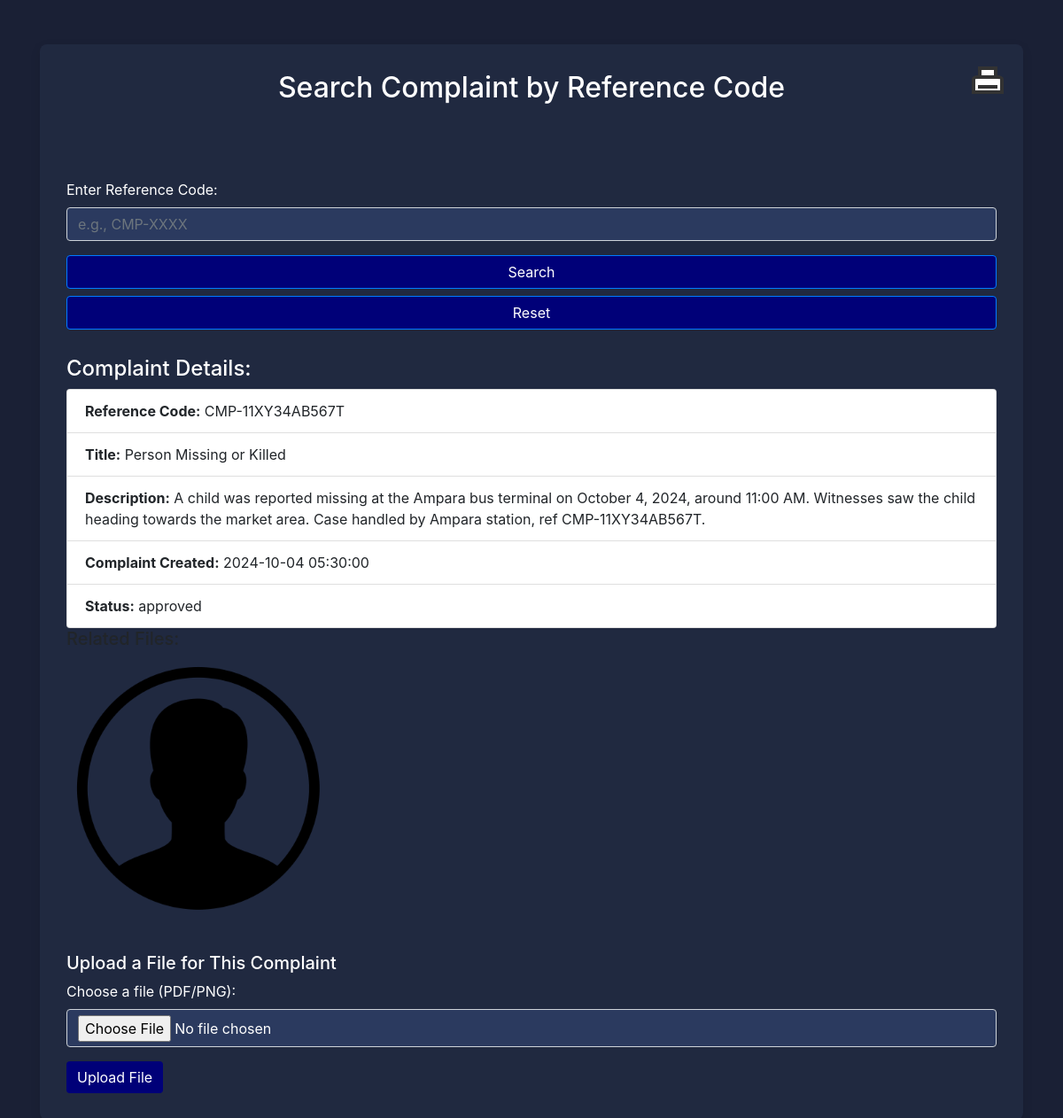
Screenshot of /dashboard/search.php?ref_code=CMP-11XY34AB567T with the database file from the repository.
### tables this page shows
CREATE TABLE `complaints` (
  `id` bigint(20) UNSIGNED NOT NULL,
  `subject` varchar(100) NOT NULL,
  `description` varchar(1000) NOT NULL,
  `dept_id` varchar(6) NOT NULL,
  `user_id` bigint(20) UNSIGNED NOT NULL,
  `status` enum('pending','approved','rejected','fixed') NOT NULL DEFAULT 'pending',
  `created_at` timestamp NULL DEFAULT NULL,
  `phone_number` varchar(15) DEFAULT NULL,
  `station_name` varchar(100) DEFAULT NULL,
  `gender` varchar(10) DEFAULT NULL,
  `address` varchar(200) DEFAULT NULL,
  `ref_code` varchar(20) NOT NULL,
  `file_path` varchar(255) DEFAULT NULL
);

### dashboard/search.php (the view, shortened to what this page needs)
<?php
include('../config/db.php');
$complaint = null;
$error = "";
$file_dir = null;
if (isset($_GET['ref_code'])) {
    $ref_code = mysqli_real_escape_string($conn, $_GET['ref_code']);
    $sql = "SELECT * FROM complaints WHERE ref_code = '$ref_code' LIMIT 1";
    $result = mysqli_query($conn, $sql);
    if (mysqli_num_rows($result) > 0) {
        $complaint = mysqli_fetch_assoc($result);
        $file_dir = 'uploads/' . $complaint['ref_code'] . '/';
    } else {
        $error = "No complaint found with reference code: " . $ref_code;
    }
}
?>
<!DOCTYPE html>
<html lang="en">
<head>
    <link href="https://stackpath.bootstrapcdn.com/bootstrap/4.5.2/css/bootstrap.min.css" rel="stylesheet">
</head>
<body>
    <div class="container">
        <div class="search-container">
            <h2 class="text-center mb-4" style="color: #fff;">Search Complaint by Reference Code</h2>
            <div class="prt">
                <button class="print-button" onclick="printSelectedArea()"><span class="print-icon"></span></button>
            </div>
            <form method="GET" action="search.php" class="search-form">
                <div class="form-group">
                    <label for="ref_code" style="color:#fff" ;>Enter Reference Code:</label>
                    <input type="text" class="form-control" name="ref_code" id="ref_code" placeholder="e.g., CMP-XXXX" required style="background-color: #2b3a5f;">
                </div>
                <button type="submit" class="btn btn-primary btn-block" style="background:#000078;">Search</button>
                <button type="reset" class="btn btn-primary btn-block" onclick="resetAndCleanURL()" style="background:#000078;">Reset</button>
            </form>
            <?php if ($complaint): ?>
                <div class="complaint-details " id="details">
                    <div class="printable-section">
                        <h4 style="color: #fff;">Complaint Details:</h4>
                        <ul class="list-group">
                            <li class="list-group-item"><strong>Reference Code:</strong> <?php echo $complaint['ref_code']; ?></li>
                            <li class="list-group-item"><strong>Title:</strong> <?php echo $complaint['subject']; ?></li>
                            <li class="list-group-item"><strong>Description:</strong> <?php echo $complaint['description']; ?></li>
                            <li class="list-group-item"><strong>Complaint Created:</strong> <?php echo $complaint['created_at']; ?></li>
                            <li class="list-group-item"><strong>Status:</strong> <?php echo $complaint['status']; ?></li>
                        </ul>
                        <?php if (is_dir($file_dir)): ?>
                            <div class="file-display">
                                <h5>Related Files:</h5>
                                <?php
                                $files = scandir($file_dir);
                                foreach ($files as $file) {
                                    if ($file !== '.' && $file !== '..') {
                                        $file_path = $file_dir . $file;
                                        $file_ext = strtolower(pathinfo($file_path, PATHINFO_EXTENSION));
                                        if ($file_ext === 'pdf') {
                                            echo '<iframe src="' . $file_path . '"></iframe>';
                                        }
                                        elseif (in_array($file_ext, ['png', 'jpg', 'jpeg'])) {
                                            echo '<img src="' . $file_path . '" alt="Complaint Image">';
                                        }
                                        else {
                                            echo '<a href="' . $file_path . '" download>Download ' . $file . '</a>';
                                        }
                                    }
                                }
                                ?>
                            </div>
                        <?php else: ?>
                            <p class="text-warning" style="color:#fff;">No files related to this complaint.</p>
                        <?php endif; ?>
                    </div>
                    <h5 class="mt-4" style="color:#fff;">Upload a File for This Complaint</h5>
                    <form method="POST" action="search.php" enctype="multipart/form-data">
                        <div class="form-group" style="color:#fff;">
                            <label for="file">Choose a file (PDF/PNG):</label>
                            <input type="file" class="form-control" id="file" name="file" accept=".pdf,.png" required style="background-color: #2b3a5f; padding-bottom:35px; color:#fff">
                        </div>
                        <button type="submit" class="btn btn-success" name="submit" style="background-color:#000078; border:#fff; ">Upload File</button>
                    </form>
                </div>
            <?php elseif ($error): ?>
                <p class="no-results text-center"><?php echo $error; ?></p>
            <?php endif; ?>
        </div>
    </div>
</body>
</html>

### dashboard/search.php (style rules this page uses)
body { background-color: #1a2035; }
.container { margin-top: 50px; }
.search-container { background-color: #202940; padding: 30px; border-radius: 8px; box-shadow: 0px 4px 12px rgba(0, 0, 0, 0.1); }
.search-form { margin-bottom: 20px; }
.complaint-details { margin-top: 30px; }
.file-display img { max-width: 300px; height: auto; margin-right: 10px; margin-bottom: 10px; }
button.print-button { width: 60px; height: 60px; left: 1010px; bottom: 80px; }
span.print-icon, span.print-icon::before, span.print-icon::after, button.print-button:hover .print-icon::after { border: solid 4px #333; }
span.print-icon::after { border-width: 2px; }
button.print-button { position: relative; padding: 0; border: 0; border: none; background: transparent; }
span.print-icon, span.print-icon::before, span.print-icon::after, button.print-button:hover .print-icon::after { box-sizing: border-box; background-color: #fff; }
span.print-icon { position: relative; display: inline-block; padding: 0; margin-top: 20%; width: 60%; height: 35%; background: #fff; border-radius: 20% 20% 0 0; }
span.print-icon::before { content: ""; position: absolute; bottom: 100%; left: 12%; right: 12%; height: 110%; transition: height .2s .15s; }
span.print-icon::after { content: ""; position: absolute; top: 55%; left: 12%; right: 12%; height: 0%; background: #fff; background-repeat: no-repeat; background-size: 70% 90%; background-position: center; background-image: linear-gradient(to top, #fff 0, #fff 14%, #333 14%, #333 28%, #fff 28%, #fff 42%, #333 42%, #333 56%, #fff 56%, #fff 70%, #333 70%, #333 84%, #fff 84%, #fff 100%); transition: height .2s, border-width 0s .2s, width 0s .2s; }

### rows the page displays
complaints: ref_code "CMP-11XY34AB567T", subject "Person Missing or Killed", description "A child was reported missing at the Ampara bus terminal on October 4, 2024, around 11:00 AM. Witnesses saw the child heading towards the market area. Case handled by Ampara station, ref CMP-11XY34AB567T.", created_at "2024-10-04 05:30:00", status "approved", ref_code (picture)
